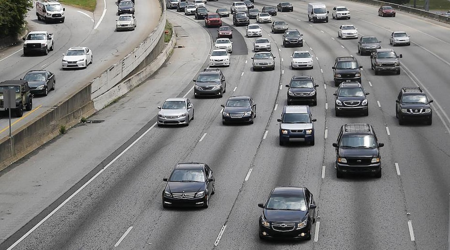
#> input picture Project 29 - Vehicle Count Detector/cars.png, 450 x 250 px, found by its file name
$ jupyter execute --allow-errors 'Vehicle Count Detector.ipynb'   (text cells are left out)
#> lines starting #> are read from the running program, lines starting #| are printed output that depends on the picture; after the words box and inside, x2 and y2 are one past the last pixel; in counts of white or black regions, pixels touching at a corner belong together; pictures that were not available may be replaced by others from this repository, and a replacement may not be noted
[cell 1]
import cv2
from PIL import Image
import numpy as np
import requests

[cell 2]
image = Image.open("/content/cars.png")
#> image is the input picture: PIL image 450x250 RGB; mean R, G, B 127.1, 127, 126.6
image = image.resize((450, 250))
image_arr = np.array(image)
image

[cell 3]
gray = cv2.cvtColor(image_arr, cv2.COLOR_BGR2GRAY)
Image.fromarray(gray)

[cell 4]
blur = cv2.GaussianBlur(gray, (5, 5), 0)
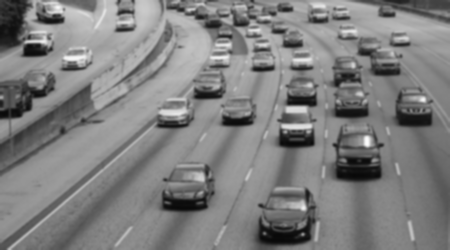
#> blur: shape (250, 450); min 8, max 251, mean 126.9
Image.fromarray(blur)

[cell 5]
dilated = cv2.dilate(blur, np.ones((3, 3)))
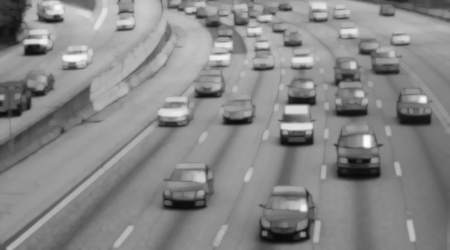
#> dilated: shape (250, 450); min 9, max 251, mean 135.9
Image.fromarray(dilated)

[cell 6]
kernel = cv2.getStructuringElement(cv2.MORPH_ELLIPSE, (2, 2))
closing = cv2.morphologyEx(dilated, cv2.MORPH_CLOSE, kernel)
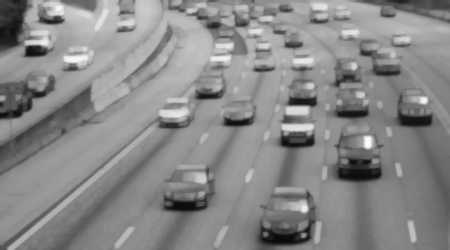
#> closing: shape (250, 450); min 10, max 251, mean 136.1
Image.fromarray(closing)

[cell 7]
cars_casecade_src = "cars.xml"
cars_casecade = cv2.CascadeClassifier(cars_casecade_src)
cars = cars_casecade.detectMultiScale(closing, 1.1, 1)
#> cars = 22 rows, first 6: [377, 1, 22, 22], [267, 19, 22, 22], [245, 24, 20, 20], [252, 36, 24, 24], [63, 40, 22, 22], [306, 4, 28, 28]

[cell 8]
cnt = 0
for (x, y, w, h) in cars:
  cv2.rectangle(image_arr, (x, y), (x+w, y+h), (255, 0, 0), 2)
  cnt += 1
#> this loop made 22 passes
#> (x, y, w, h) on passes 1 to 12: (377, 1, 22, 22), (267, 19, 22, 22), (245, 24, 20, 20), (252, 36, 24, 24), (63, 40, 22, 22), (306, 4, 28, 28), (196, 10, 28, 28), (35, 2, 30, 30), (276, 21, 37, 37), (13, 25, 43, 43), (209, 89, 52, 52), (238, 38, 49, 49)
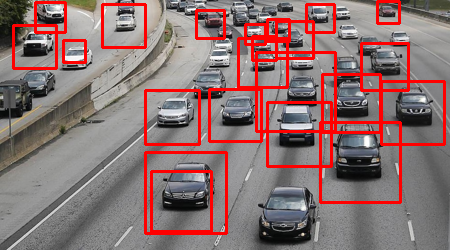
#> image_arr: shape (250, 450, 3); 10.04% of pixels changed, all inside (x1, y1, x2, y2) = (12, 0, 446, 235)
#> after the loop, cnt = 22

print(cnt, "Cars Found")
#| 22 Cars Found
print("")
Image.fromarray(image_arr)

#> (a cell that did not finish here is left out)

[cell 10]
bus_cascade_src = 'Bus_front.xml'
bus_cascade = cv2.CascadeClassifier(bus_cascade_src)
#> (the rest of this cell did not finish here and is left out)

[cell 11]
cnt = 0

#> (the rest of this cell did not finish here and is left out)

[cell 12]
cascade_src = "cars.xml"
video_src = "Cars.mp4"

cap = cv2.VideoCapture(video_src)
cars_casecade = cv2.CascadeClassifier(cascade_src)
video = cv2.VideoWriter("result.avi", cv2.VideoWriter_fourcc(*"DIVX"), 15, (400, 250))

[cell 13]
while True:
    ret, img = cap.read()
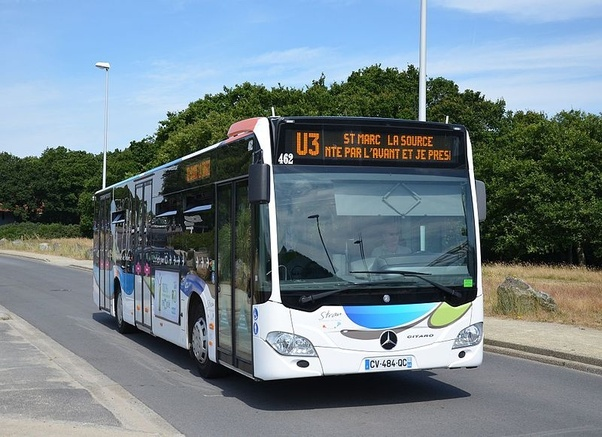
#> input picture Project 29 - Vehicle Count Detector/bus.jpg, 602 x 437 px, given in place of Cars.mp4, which was not available
#> img is the input picture: shape (437, 602, 3); mean B, G, R 136.9, 129.6, 114.2

    if (type(img) == type(None)):
        break

    gray = cv2.cvtColor(img, cv2.COLOR_BGR2GRAY)
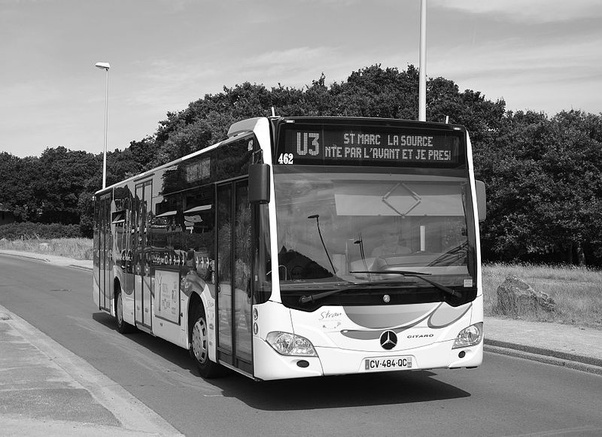
#> gray: shape (437, 602); min 0, max 255, mean 125.8
    cars = cars_casecade.detectMultiScale(gray, 1.1, 2)
#> cars = [[282, 117, 63, 63]]

    for (x, y, w, h) in cars:
        cv2.rectangle(img, (x, y), (x+w, y+h), (0, 255, 255), 2)
#> this loop made 1 pass
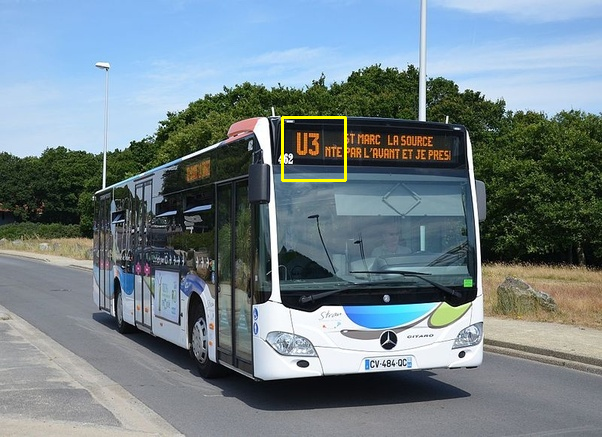
#> img: shape (437, 602, 3); 0.29% of pixels changed, all inside (x1, y1, x2, y2) = (281, 116, 347, 182)

    video.write(img)
video.release()
